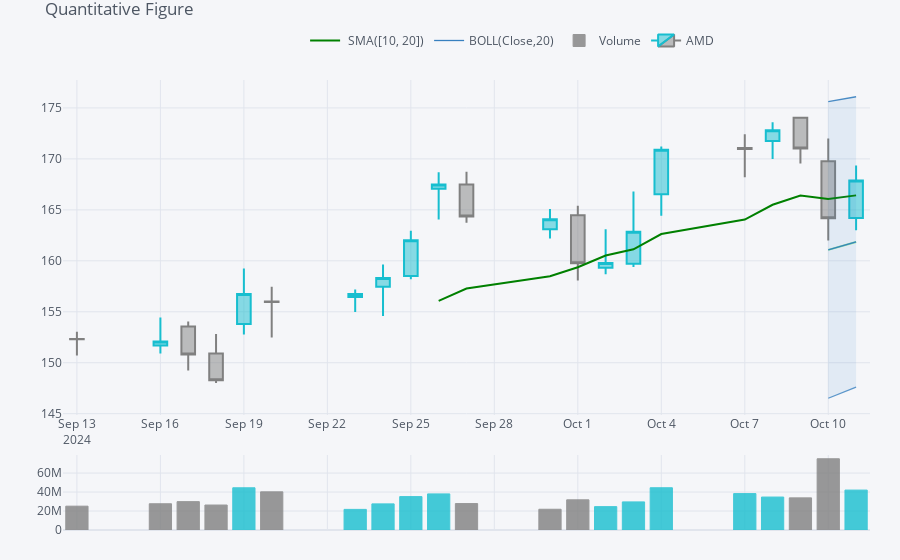

Notebook source saved alongside this figure:
### Code cell
# Create a Quantitative Figure (QuantFig) for the NVDA stock data
qf = cf.QuantFig(stock_data, title='Quantitative Figure', legend='top', name=ticker.value)
qf.add_sma([10, 20], width=2, color=['green', 'lightgreen'], legendgroup=True)
qf.add_bollinger_bands()
qf.add_volume()
qf.iplot()

### Figure 1 — Plotly figure (JSON) as saved in the notebook; plotly's stock layout.template omitted (floating-point values rounded to 4 significant figures)
{"data": [{"legendgroup": " SMA([10, 20])", "line": {"color": "rgba(0, 128, 0, 1.0)", "dash": "solid", "shape": "linear", "width": 2}, "mode": "lines", "name": " SMA([10, 20])", "showlegend": true, "text": "", "type": "scatter", "x": ["2024-09-13", "2024-09-16", "2024-09-17", "2024-09-18", "2024-09-19", "2024-09-20", "2024-09-23", "2024-09-24", "2024-09-25", "2024-09-26", "2024-09-27", "2024-09-30", "2024-10-01", "2024-10-02", "2024-10-03", "2024-10-04", "2024-10-07", "2024-10-08", "2024-10-09", "2024-10-10", "2024-10-11"], "y": ["", "", "", "", "", "", "", "", "", 156.1, 157.3, 158.5, 159.4, 160.5, 161.1, 162.6, 164.1, 165.5, 166.4, 166.1, 166.4], "yaxis": "y2"}, {"legendgroup": " SMA([10, 20])", "line": {"color": "rgba(144, 238, 144, 1.0)", "dash": "solid", "shape": "linear", "width": 2}, "mode": "lines", "name": " SMA(20)", "showlegend": false, "text": "", "type": "scatter", "x": ["2024-09-13", "2024-09-16", "2024-09-17", "2024-09-18", "2024-09-19", "2024-09-20", "2024-09-23", "2024-09-24", "2024-09-25", "2024-09-26", "2024-09-27", "2024-09-30", "2024-10-01", "2024-10-02", "2024-10-03", "2024-10-04", "2024-10-07", "2024-10-08", "2024-10-09", "2024-10-10", "2024-10-11"], "y": ["", "", "", "", "", "", "", "", "", "", "", "", "", "", "", "", "", "", "", 161.1, 161.9], "yaxis": "y2"}, {"legendgroup": "BOLL(Close,20)", "line": {"color": "rgba(55, 128, 191, 1.0)", "dash": "solid", "shape": "linear", "width": 1.3}, "mode": "lines", "name": "BOLL(Close,20)", "showlegend": true, "text": "", "type": "scatter", "x": ["2024-09-13", "2024-09-16", "2024-09-17", "2024-09-18", "2024-09-19", "2024-09-20", "2024-09-23", "2024-09-24", "2024-09-25", "2024-09-26", "2024-09-27", "2024-09-30", "2024-10-01", "2024-10-02", "2024-10-03", "2024-10-04", "2024-10-07", "2024-10-08", "2024-10-09", "2024-10-10", "2024-10-11"], "y": ["", "", "", "", "", "", "", "", "", "", "", "", "", "", "", "", "", "", "", 161.1, 161.9], "yaxis": "y2"}, {"legendgroup": "BOLL(Close,20)", "line": {"color": "rgba(55, 128, 191, 0.8999999999999999)", "dash": "solid", "shape": "linear", "width": 1.3}, "mode": "lines", "name": "UPPER(Close,20)", "showlegend": false, "text": "", "type": "scatter", "x": ["2024-09-13", "2024-09-16", "2024-09-17", "2024-09-18", "2024-09-19", "2024-09-20", "2024-09-23", "2024-09-24", "2024-09-25", "2024-09-26", "2024-09-27", "2024-09-30", "2024-10-01", "2024-10-02", "2024-10-03", "2024-10-04", "2024-10-07", "2024-10-08", "2024-10-09", "2024-10-10", "2024-10-11"], "y": ["", "", "", "", "", "", "", "", "", "", "", "", "", "", "", "", "", "", "", 175.6, 176.1], "yaxis": "y2"}, {"fill": "tonexty", "fillcolor": "rgba(55, 128, 191, 0.1)", "legendgroup": "BOLL(Close,20)", "line": {"color": "rgba(55, 128, 191, 0.7999999999999998)", "dash": "solid", "shape": "linear", "width": 1.3}, "mode": "lines", "name": "LOWER(Close,20)", "showlegend": false, "text": "", "type": "scatter", "x": ["2024-09-13", "2024-09-16", "2024-09-17", "2024-09-18", "2024-09-19", "2024-09-20", "2024-09-23", "2024-09-24", "2024-09-25", "2024-09-26", "2024-09-27", "2024-09-30", "2024-10-01", "2024-10-02", "2024-10-03", "2024-10-04", "2024-10-07", "2024-10-08", "2024-10-09", "2024-10-10", "2024-10-11"], "y": ["", "", "", "", "", "", "", "", "", "", "", "", "", "", "", "", "", "", "", 146.5, 147.6], "yaxis": "y2"}, {"marker": {"color": ["#808080", "#808080", "#808080", "#808080", "#17BECF", "#808080", "#17BECF", "#17BECF", "#17BECF", "#17BECF", "#808080", "#808080", "#808080", "#17BECF", "#17BECF", "#17BECF", "#17BECF", "#17BECF", "#808080", "#808080", "#17BECF"], "line": {"color": ["#808080", "#808080", "#808080", "#808080", "#17BECF", "#808080", "#17BECF", "#17BECF", "#17BECF", "#17BECF", "#808080", "#808080", "#808080", "#17BECF", "#17BECF", "#17BECF", "#17BECF", "#17BECF", "#808080", "#808080", "#17BECF"], "width": 1}}, "name": "Volume", "opacity": 0.8, "orientation": "v", "text": "", "type": "bar", "x": ["2024-09-13", "2024-09-16", "2024-09-17", "2024-09-18", "2024-09-19", "2024-09-20", "2024-09-23", "2024-09-24", "2024-09-25", "2024-09-26", "2024-09-27", "2024-09-30", "2024-10-01", "2024-10-02", "2024-10-03", "2024-10-04", "2024-10-07", "2024-10-08", "2024-10-09", "2024-10-10", "2024-10-11"], "y": [25117200, 27677800, 29889000, 26320100, 44500000, 40248200, 21728500, 27531200, 35233300, 38044900, 27876000, 21881600, 31831900, 24630400, 29598800, 44556500, 38379900, 34730200, 33890700, 75113600, 42081900], "yaxis": "y3"}, {"close": [152.3, 152.1, 150.8, 148.3, 156.7, 155.9, 156.8, 158.3, 162.0, 167.5, 164.4, 164.1, 159.8, 159.8, 162.9, 170.9, 171.0, 172.8, 171.0, 164.2, 167.9], "decreasing": {"line": {"color": "#808080"}}, "high": [153.0, 154.4, 154.0, 152.8, 159.2, 157.4, 157.2, 159.6, 162.9, 168.7, 168.7, 165.1, 165.4, 163.1, 166.8, 171.2, 172.4, 173.6, 174.1, 172.0, 169.4], "increasing": {"line": {"color": "#17BECF"}}, "low": [150.7, 150.9, 149.2, 148.0, 152.8, 152.5, 155.0, 154.6, 158.2, 164.1, 163.7, 162.2, 158.1, 158.7, 159.4, 164.4, 168.2, 170, 169.6, 162, 163.0], "name": "AMD", "open": [152.3, 151.7, 153.6, 150.9, 153.8, 156, 156.4, 157.5, 158.5, 167.1, 167.5, 163.1, 164.5, 159.3, 159.7, 166.5, 171.1, 171.8, 174.1, 169.8, 164.2], "showlegend": true, "type": "candlestick", "x": ["2024-09-13", "2024-09-16", "2024-09-17", "2024-09-18", "2024-09-19", "2024-09-20", "2024-09-23", "2024-09-24", "2024-09-25", "2024-09-26", "2024-09-27", "2024-09-30", "2024-10-01", "2024-10-02", "2024-10-03", "2024-10-04", "2024-10-07", "2024-10-08", "2024-10-09", "2024-10-10", "2024-10-11"], "yaxis": "y2"}], "layout": {"legend": {"bgcolor": "#F5F6F9", "font": {"color": "#4D5663"}, "orientation": "h", "x": 0.3, "y": 0.95, "yanchor": "bottom"}, "margin": {"b": 30, "l": 30, "r": 30, "t": 30}, "paper_bgcolor": "#F5F6F9", "plot_bgcolor": "#F5F6F9", "showlegend": true, "title": {"font": {"color": "#4D5663"}, "text": "Quantitative Figure"}, "xaxis": {"anchor": "y2", "gridcolor": "#E1E5ED", "rangeselector": {"bgcolor": "rgba(150, 200, 250, 1)", "buttons": [{"count": 1, "label": "1m", "step": "month", "stepmode": "backward"}, {"count": 1, "label": "1y", "step": "year", "stepmode": "backward"}], "font": {"size": 13}, "visible": false, "x": 0, "y": 0.9}, "rangeslider": {"visible": false}, "showgrid": true, "tickfont": {"color": "#4D5663"}, "title": {"font": {"color": "#4D5663"}, "text": ""}, "zerolinecolor": "#E1E5ED"}, "yaxis": {"gridcolor": "#E1E5ED", "showgrid": true, "showticklabels": false, "tickfont": {"color": "#4D5663"}, "title": {"font": {"color": "#4D5663"}, "text": ""}, "zerolinecolor": "#E1E5ED"}, "yaxis2": {"domain": [0.23, 0.9], "gridcolor": "#E1E5ED", "showgrid": true, "tickfont": {"color": "#4D5663"}, "title": {"font": {"color": "#4D5663"}, "text": ""}, "zerolinecolor": "#E1E5ED"}, "yaxis3": {"domain": [0, 0.15], "gridcolor": "#E1E5ED", "showgrid": true, "tickfont": {"color": "#4D5663"}, "title": {"font": {"color": "#4D5663"}, "text": ""}, "zerolinecolor": "#E1E5ED"}}}
